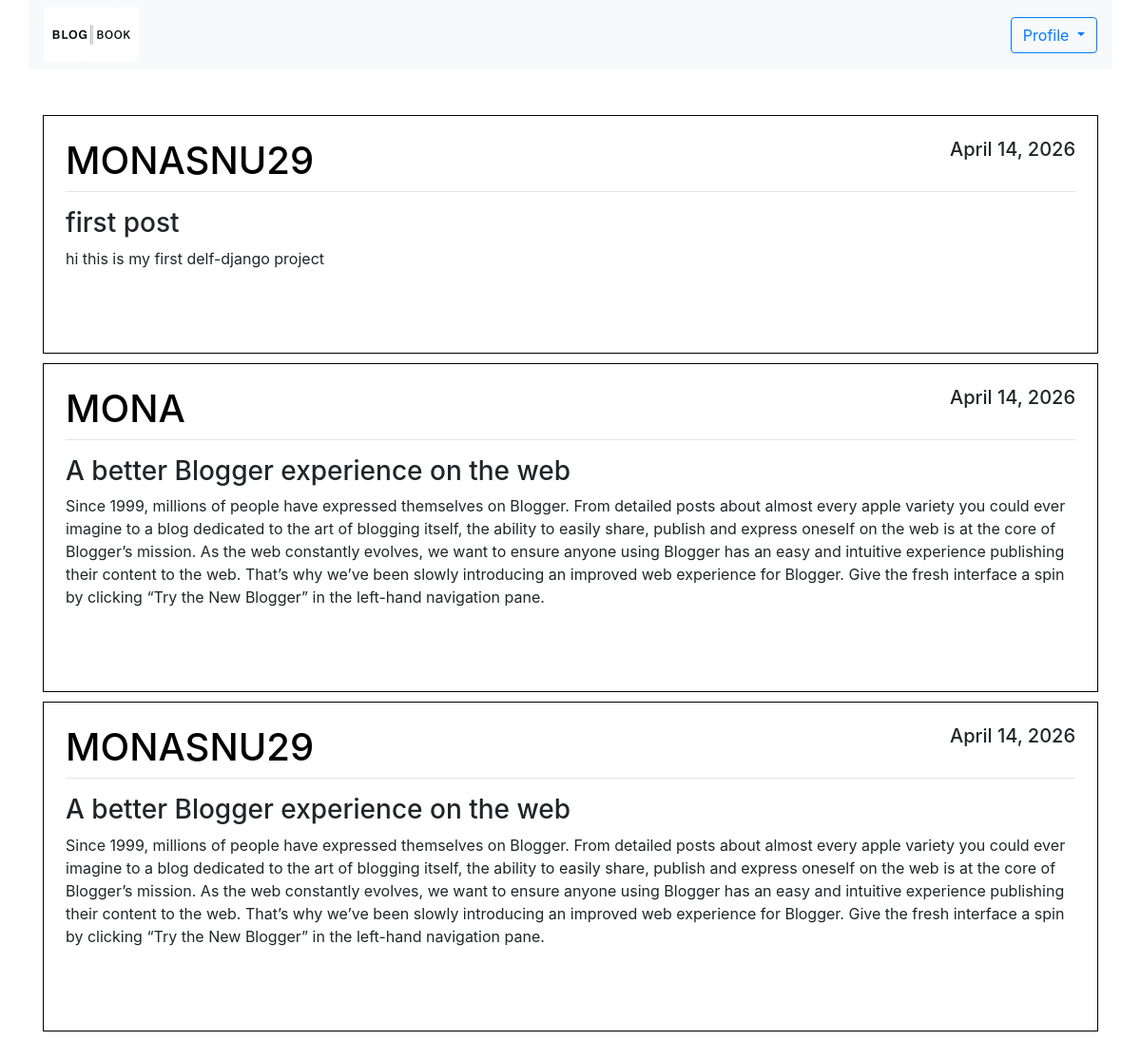
/home/, run on the app's committed database.
### blog/models.py (models this page shows, shortened)
class Post(models.Model):
    title = models.CharField(max_length=200)
    content = models.TextField()
    date_posted = models.DateTimeField(default = timezone.now)
    author = models.ForeignKey(User, on_delete=models.CASCADE)

### blog/views.py (the view)
# urls.py: path('home/', views.home),
def home(request):
    context = {
        'posts': Post.objects.all()
    }
    return render(request, 'blog/home.html', context)

### blog/templates/blog/home.html (shortened to what this page needs)
{% extends 'blog/base.html' %}
{% block content %}
{% load static %}
<div class="container custom-container">
    <nav class="navbar navbar-expand-lg navbar-light bg-light w-100" >
        <div class="collapse navbar-collapse" id="navbarSupportedContent">
            <ul class="navbar-nav mr-auto ">
                <li><a href="/home"><img src="{% static 'image/logo1.png' %}" alt="" style="width: 100px;"></a></li>
            </ul>
            <form class="form-inline my-2 my-lg-0">
                <div class="dropdown">
                    <button class="btn btn-outline-primary dropdown-toggle" type="button" id="dropdownMenuButton" data-toggle="dropdown" aria-haspopup="true" aria-expanded="false">
                      Profile
                    </button>
                  </div>
            </form>
        </div>
    </nav>
    <br><br>
    <div class="container custom-container" style="max-width: 1350px; ">
        {% for post in posts %}
        <article class="media content-section">
            <div class="media-body" style="border: 1px solid black; padding: 23px; margin-bottom: 10px;">
                <div class="article-metadata">
                    <h1 class="text-uppercase" style="text-align:left;float:left; color: #000000;">{{ post.author }}</h1>
                    <h5 style="text-align:right;float:right;">{{ post.date_posted|date:"F d, Y" }}</h5>
                    <hr style="clear:both;" />
                </div>
                <h3>{{ post.title }}</h3>
                <p class="article-content">{{ post.content }}</p>
                <br><br>
            </div>
        </article>
        {% endfor %}
    </div>
</div>
{% endblock %}

### blog/templates/blog/base.html (shortened to what this page needs)
{% load static %}
<!DOCTYPE html>
<html lang="en">
<head>
    <link rel="stylesheet" href="https://cdn.jsdelivr.net/npm/bootstrap@4.0.0/dist/css/bootstrap.min.css"
>
</head>
<body>
    <div class="container custom-container">
        {% block content %}{% endblock %}
    </div>
</body>
</html>

### blog/templates/blog/base.html (style rules this page uses)
.custom-container { max-width: 1200px; margin: 0 auto; }

### data on the page
Post: author "MONASNU29", date_posted "April 14, 2026", title "first post", content "hi this is my first delf-django project"
Post: author "MONA", date_posted "April 14, 2026", title "A better Blogger experience on the web", content "Since 1999, millions of people have expressed themselves on Blogger. From detailed posts about almost every apple variety you could ever imagine to a blog dedicated to the art of blogging itself, the ability to easily share, publish and express oneself on the web is at the core of Blogger’s mission. As the web constantly evolves, we want to ensure anyone using Blogger has an easy and intuitive experience publishing their content to the web. That’s why we’ve been slowly introducing an improved web experience for Blogger. Give the fresh interface a spin by clicking “Try the New Blogger” in the left-hand navigation pane."
Post: author "MONASNU29", date_posted "April 14, 2026", title "A better Blogger experience on the web", content "Since 1999, millions of people have expressed themselves on Blogger. From detailed posts about almost every apple variety you could ever imagine to a blog dedicated to the art of blogging itself, the ability to easily share, publish and express oneself on the web is at the core of Blogger’s mission. As the web constantly evolves, we want to ensure anyone using Blogger has an easy and intuitive experience publishing their content to the web. That’s why we’ve been slowly introducing an improved web experience for Blogger. Give the fresh interface a spin by clicking “Try the New Blogger” in the left-hand navigation pane."
